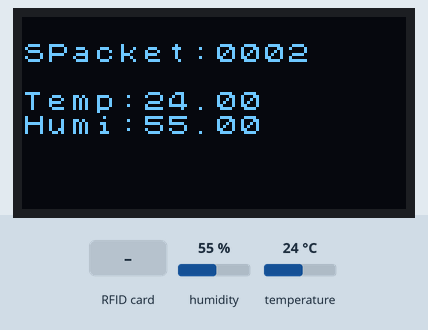
Simulated run of this sketch. Board: ESP32. Parts: 128×64 one-colour display. The test bench sets the inputs (shaded band); at power-on: humidity 55 %, temperature 24 °C. No radio packets arrive unless stated; what the sketch prints to the serial monitor is not drawn.

Above: at 4.8 s.
4.9 s: RFID card 0E F6 BE 23 held to the reader
At 5.4 s:
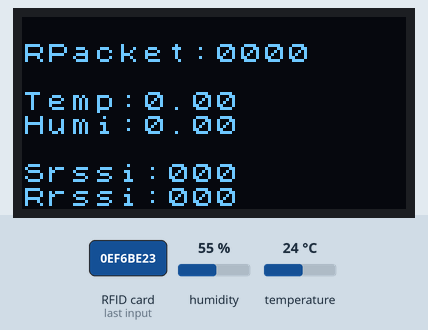
9.7 s: humidity set to 22 %
At 10.6 s:
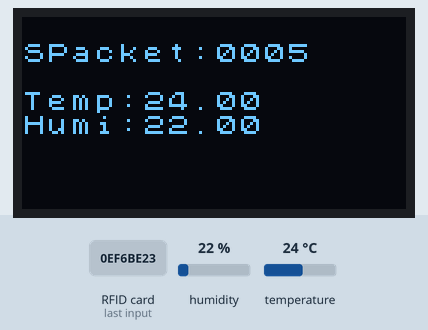
13.7 s: temperature set to 12 °C
At 14.8 s:
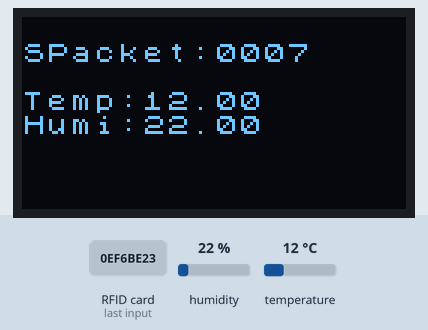
17.7 s: humidity set to 40 %
At 19.0 s:
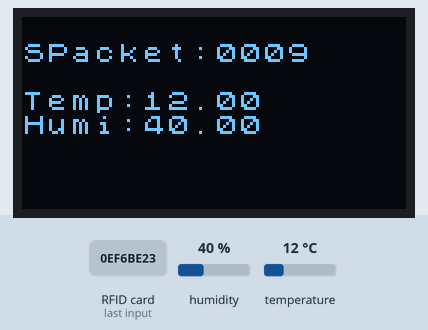
21.7 s: temperature set to 19 °C
At 23.3 s:
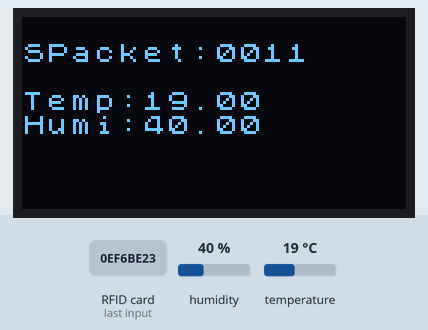
Timing chart, 0 to 24.8 s (numbered marks = the images above; inputs shaded):
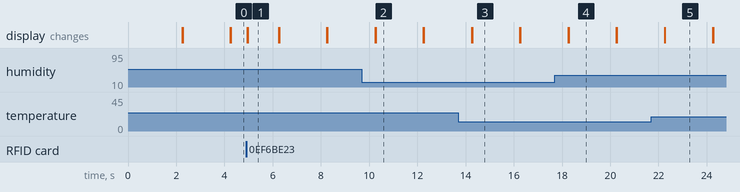

Measured:
- after the input at 4.9 s, the display: first differs from a run without the input after 0.07 s (image 1)
- what the display in image 1 shows lasts 1.3 s, from 5.0 s to 6.3 s
- what the display in image 2 shows lasts 2.0 s, from 10.3 s to 12.3 s

The sketch:

esp32.HT.rc522.RFID.send.recv.181010.ino
```cpp
#include <SPI.h>
#include <LoRa.h>
#include <Wire.h>
#include "SparkFunHTU21D.h"
#include <U8x8lib.h>  // bibliothèque à charger a partir de
// the OLED used
U8X8_SSD1306_128X64_NONAME_SW_I2C u8x8(15, 4, 16); // data, clock, reset
HTU21D TempHumi;

#include "MFRC522_I2C.h"

#define SDA_PIN 21
#define SCL_PIN 22
#define RST_PIN 12

#define SCK     5    // GPIO5  -- SX127x's SCK
#define MISO    19   // GPIO19 -- SX127x's MISO
#define MOSI    27   // GPIO27 -- SX127x's MOSI
#define SS      18   // GPIO18 -- SX127x's CS
#define RST     14   // GPIO14 -- SX127x's RESET
#define DI0     26   // GPIO26 -- SX127x's IRQ(Interrupt Request)

#define freq    870E6  //you can set band here directly,e.g. 868E6,915E6
int  sf=8;
int sb=125E3;       // set the signal bandwidth; 125KHz,[250KHz,500Kz]

int rssi;

MFRC522 mfrc522(0x28, RST_PIN);  // Create MFRC522 instance.

void ShowReaderDetails();


QueueHandle_t bqueue, dqueue;  // queues for beacons and data frames

int sdcount=0, rdcount=0;

union tspack
  {
    uint8_t frame[128];
    struct packet
      {
        uint8_t head[4];  // head[3] is length for sensors or text, text takes 1 on MSbit
        uint16_t num;
        uint16_t tout;
        union {
              float sensor[8];
              char text[32];
              } tsdata;
      } pack;
  } sdf,sbf,rdf,rbf;  // data frame and beacon frame


void dispData(int sr)  // sr=1 - send, sr=0 - receive
{
  char dbuf[32];
  u8x8.clear();
  memset(dbuf,0x00,32);
  if(sr) sprintf(dbuf,"SPacket:%4.4d",sdcount);
  else sprintf(dbuf,"RPacket:%4.4d",rdcount);
  u8x8.drawString(0, 1,dbuf);
  memset(dbuf,0x00,32);
  if(sr) sprintf(dbuf,"Temp:%2.2f",sdf.pack.tsdata.sensor[0]);
  else sprintf(dbuf,"Temp:%2.2f",rdf.pack.tsdata.sensor[0]);
  u8x8.drawString(0, 3,dbuf);
  memset(dbuf,0x00,32);
  if(sr) sprintf(dbuf,"Humi:%2.2f",sdf.pack.tsdata.sensor[1]);
  else sprintf(dbuf,"Humi:%2.2f",rdf.pack.tsdata.sensor[1]);
  u8x8.drawString(0, 4,dbuf);
  memset(dbuf,0x00,32);
  if(!sr) sprintf(dbuf,"Srssi:%3.3d",(int)sdf.pack.tsdata.sensor[2]);
  u8x8.drawString(0, 6,dbuf);
  memset(dbuf,0x00,32);
  if(!sr) sprintf(dbuf,"Rrssi:%3.3d",rssi);
  else sprintf(dbuf,"                ");
  u8x8.drawString(0, 7,dbuf);
}


void ShowReaderDetails() {
  // Get the MFRC522 software version
  byte v = mfrc522.PCD_ReadRegister(mfrc522.VersionReg);
  Serial.print(F("MFRC522 Software Version: 0x"));
  Serial.print(v, HEX);
  if (v == 0x91)
    Serial.print(F(" = v1.0"));
  else if (v == 0x92)
    Serial.print(F(" = v2.0"));
  else
    Serial.print(F(" (unknown)"));
  Serial.println("");
  // When 0x00 or 0xFF is returned, communication probably failed
  if ((v == 0x00) || (v == 0xFF)) {
    Serial.println(F("WARNING: Communication failure, is the MFRC522 properly connected?"));
  }
}

float humi,temp;

void sensors()
{
  delay(1000);
  humi = TempHumi.readHumidity();
  temp = TempHumi.readTemperature();
}


void LoRaSendTask( void * pvParameters )
{
TickType_t xLastWakeTime;
const TickType_t xFrequency = 2000;  // 1 tick 100ms
xLastWakeTime = xTaskGetTickCount();
while(1)
  {
     vTaskDelayUntil( &xLastWakeTime, xFrequency );

  LoRa.beginPacket();
  sdf.pack.head[0]= 0x01;  // destination term 1
  sdf.pack.head[1]= 0x02;  // source term 2
  sdf.pack.head[2]= 0xe0;  // field mask - filed1,field2, field3
  sdf.pack.head[3]= 0x10;  // data size 16 bytes
  sdf.pack.num= (uint16_t) sdcount;
  sdf.pack.num= (uint16_t) 0; // timeout 0
  sdf.pack.tsdata.sensor[0]=TempHumi.readTemperature();;
  sdf.pack.tsdata.sensor[1]=TempHumi.readHumidity();  // data from IR receiver
  sdf.pack.tsdata.sensor[2]=(float)rssi;
  LoRa.write(sdf.frame,24);
  LoRa.endPacket();
  Serial.print("Temp:");Serial.println(sdf.pack.tsdata.sensor[0]);
  Serial.print("Humi:");Serial.println(sdf.pack.tsdata.sensor[1]);
  if(sdcount<64000) sdcount++; else sdcount=0;
                     // wait for 20 seconds
  dispData(1);
  LoRa.receive();
  taskYIELD();
  }
}


int i=0;
void onReceive(int packetSize)
{
uint8_t rdbuff[24], rbbuff[8];
  if (packetSize == 0) return;   // if there's no packet, return
  i=0;
  if (packetSize==24)
    {
    while (LoRa.available()) {
      rdbuff[i]=LoRa.read();i++;
      }
      //dispData(0);
      rssi=LoRa.packetRssi();
      if(rdcount<64000) rdcount++; else rdcount=0;
      xQueueReset(dqueue); // to keep only the last element
      xQueueSend(dqueue, rdbuff, portMAX_DELAY);
    }
  delay(200);
}

void setup() {
  Serial.begin(9600); // Initialize serial communications with the PC
  Wire.begin(SDA_PIN, SCL_PIN); // Initialize I2C
  mfrc522.PCD_Init();   // Init MFRC522
  ShowReaderDetails();  // Show details of PCD - MFRC522 Card Reader details
  Serial.println("Scan PICC to see UID, type, and data blocks...");

  TempHumi.begin();
  u8x8.begin();  // initialize OLED
  u8x8.setFont(u8x8_font_chroma48medium8_r);
  pinMode(26, INPUT);  // recv interrupt
  SPI.begin(SCK,MISO,MOSI,SS);
  LoRa.setPins(SS,RST,DI0);
  if (!LoRa.begin(freq)) {
    Serial.println("Starting LoRa failed!");
    u8x8.drawString(0, 1, "Starting LoRa failed!");
    while (1);
  }

dqueue = xQueueCreate(8, 24); // queue for 4 LoRaTS data frames
xTaskCreate(
                    LoRaSendTask,   /* Function to implement the task */
                    "coreTask", /* Name of the task */
                    10000,      /* Stack size in words */
                    NULL,       /* Task input parameter */
                    0,          /* Priority of the task */
                    NULL);

  Serial.println("LoRaSendTask created...");

  LoRa.onReceive(onReceive);
  LoRa.receive();
  delay(3000);
}

char textbuff[64];

int period = 3000;

unsigned long time_now = 0;

void loop() {

  // Look for new cards
  if ( !mfrc522.PICC_IsNewCardPresent()) {
    return;
  }

  // Select one of the cards
  if ( ! mfrc522.PICC_ReadCardSerial()) {
    return;
  }
 //Show UID on serial monitor
  Serial.print("UID tag :");
  String content= "";
  byte letter;
  for (byte i = 0; i < mfrc522.uid.size; i++)
  {
     Serial.print(mfrc522.uid.uidByte[i] < 0x10 ? " 0" : " ");
     Serial.print(mfrc522.uid.uidByte[i], HEX);
     content.concat(String(mfrc522.uid.uidByte[i] < 0x10 ? " 0" : " "));
     content.concat(String(mfrc522.uid.uidByte[i], HEX));
  }
  Serial.println();

  Serial.print("Message : ");
  content.toUpperCase();
  String textstr=content.substring(1);

  if(content.substring(1) == "0E F6 BE 23" || content.substring(1) == "1E F6 BE 23")
  {
    Serial.println("Authorized access");
    dispData(0);
    xQueueReceive(dqueue, rdf.frame, 1000); //portMAX_DELAY)
    Serial.println(rdf.pack.tsdata.sensor[0]);
    Serial.println(rdf.pack.tsdata.sensor[1]);
    Serial.println(rdf.pack.tsdata.sensor[2]);
    Serial.println();
    delay(120E3);
  }
  else
  {
  u8x8.clear();
  u8x8.drawString(0, 1,"No access");
  }
  delay(1000);
}
```
